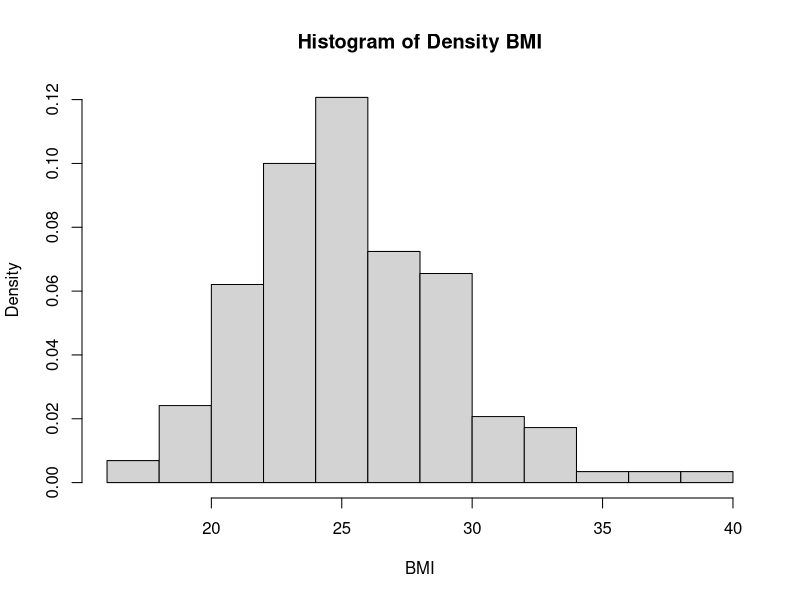
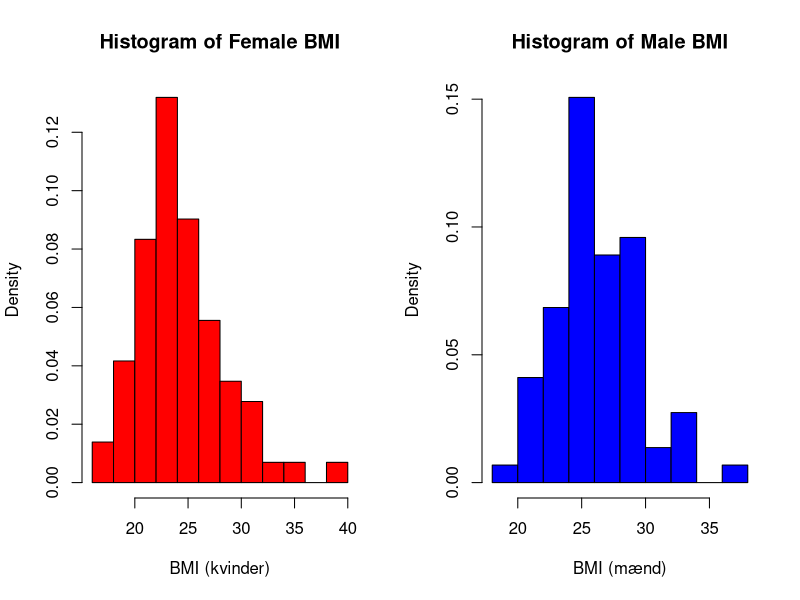
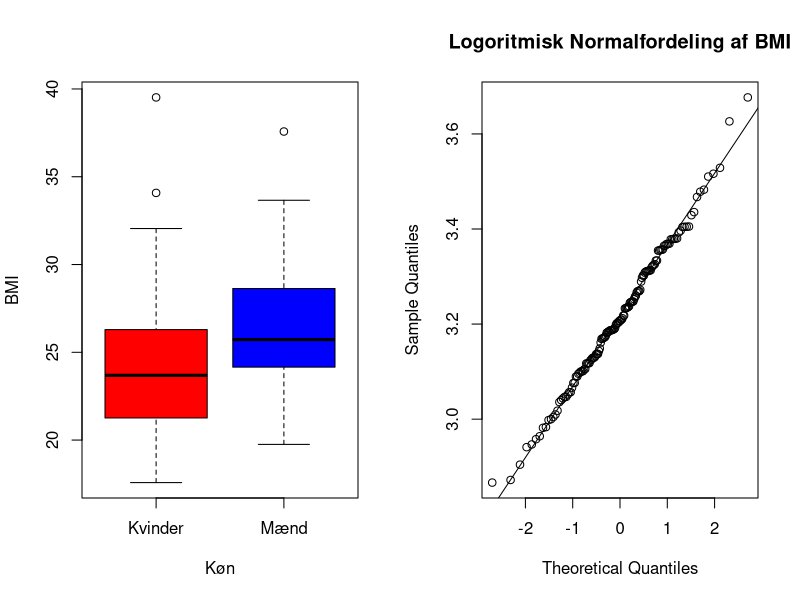
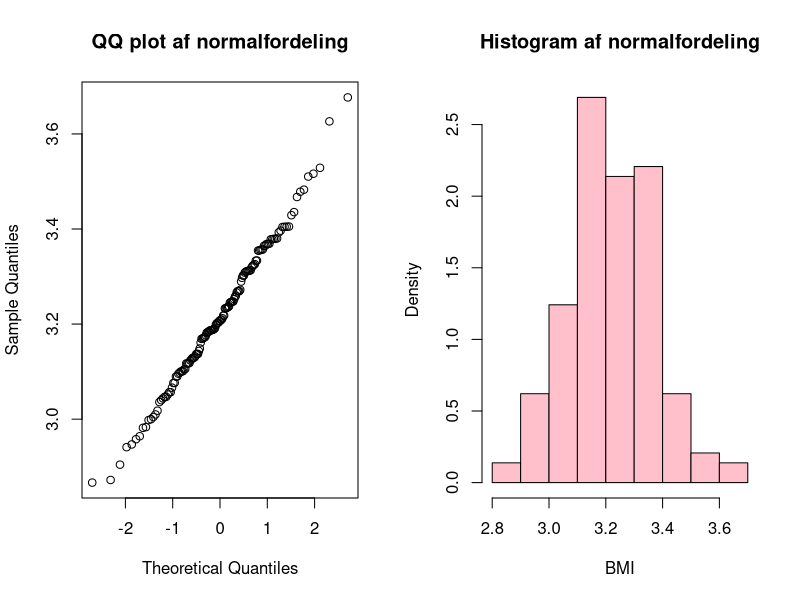

The R script that drew these images, in order:
## ---- chunk 1
## I RStudio kan man nemt sætte working directory med menuen
## "Session -> Set Working Directory -> To Source File Location"
## Bemærk: i R bruges kun "/" til separering i stier
## (altså ingen backslash).
setwd("C:\\Users\\Bruger\\OneDrive\\Skrivebord\\Mapper\\BMI_Projekt\\bmi_projekt")
D <- read.table("bmi1_data.csv", header=TRUE, sep=";", as.is=TRUE)
## ---- chunk 2
## Beregn BMI og tilføj som ny variabel i D
D$bmi <- D$weight/(D$height/100)^2
## ---- chunk 3
hist(D$bmi, main = "Histogram of Density BMI", xlab="BMI", prob=TRUE)
## ---- chunk 4
## Opdel i to deldatasæt (hhv. kvinder og mænd)
Dfemale <- subset(D, gender == 0)
Dmale <- subset(D, gender == 1)
## ---- chunk 5
layout(matrix(c(1,2), 1,2))

hist(Dfemale$bmi, main = "Histogram of Female BMI", xlab="BMI (kvinder)", col = "red", prob=TRUE)
hist(Dmale$bmi, main = "Histogram of Male BMI", xlab="BMI (mænd)", col = "blue" , prob=TRUE)
## ---- chunk 6
## Boxplot af BMI opdelt efter køn
boxplot(Dfemale$bmi, Dmale$bmi, names=c("Kvinder", "Mænd"), 
        xlab="Køn", col=c('red','blue'), ylab="BMI")
## ---- chunk 7
## Ny variabel 'logbmi' med log-transformeret BMI
D$logbmi <- log(D$bmi)
## qq-plot for log-transformeret BMI
qqnorm(D$logbmi, main = "Logoritmisk Normalfordeling af BMI")
qqline(D$logbmi)
## ---- chunk 8
logvarbmi<-var(D$logbmi)
logmeanbmi<-mean(D$logbmi)
## ---- chunk 9
layout(matrix(c(1,2), 1,2))

qqnorm(D$logbmi, main = "QQ plot af normalfordeling")
hist(D$logbmi, main = "Histogram af normalfordeling", xlab = "BMI", prob=TRUE, col = "pink")
